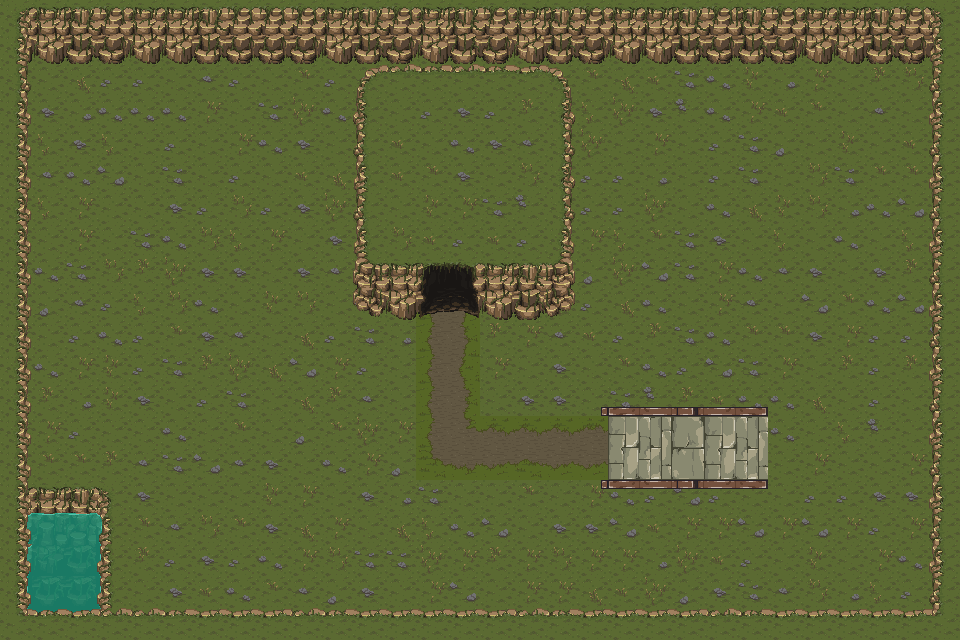

This game map was drawn from its Tiled (.tmx) file and the tilesets committed beside it. A one-line description and the trimmed map source follow:
An orthogonal 30x20 tile map with 32x32 px tiles, 2 tile layers (Ground, Buildings), 3 tilesets and 10 objects (2x SpawnPoint, Sensor, Teleport).

<map version="1.10" tiledversion="1.12.2" orientation="orthogonal" renderorder="right-down" width="30" height="20" tilewidth="32" tileheight="32" infinite="0" nextlayerid="8" nextobjectid="21">
 <tileset firstgid="1" source="tilesets/ancient_forest/ancient-forest-main.tsx" />
 <tileset firstgid="2647" source="tilesets/ancient_forest/old_tree1.tsx" />
 <tileset firstgid="2659" source="objects/objects.tsx" />
 <layer id="1" name="Ground" width="30" height="20">
  <data>[600 cells, 600 non-empty, 55 distinct tile ids]</data>
 </layer>
 <layer id="2" name="Buildings" width="30" height="20">
  <data>[600 cells, 181 non-empty, 68 distinct tile ids]</data>
 </layer>
 <objectgroup id="6" name="Objects">
  <object id="7" gid="2665" x="248.33" y="562.177" width="160" height="224" />
  <object id="8" gid="2666" x="73.9502" y="476.759" width="160" height="256" />
  <object id="9" gid="2666" x="691.94" y="337.401" width="160" height="256" />
  <object id="10" gid="2666" x="192.879" y="322.809" width="160" height="256" />
  <object id="13" gid="2666" x="765.632" y="584.014" width="160" height="256" />
  <object id="14" gid="2666" x="430.735" y="591.31" width="160" height="256" />
 </objectgroup>
 <objectgroup id="5" name="Triggers">
  <object id="20" name="TestSensor" type="Sensor" x="340" y="500" width="64" height="48">
   <properties>
    <property name="sensorType" propertytype="SensorType" value="GENERAL" />
   </properties>
  </object>
  <object id="1" name="Teleport" type="Teleport" x="432.667" y="275.333" width="34.6667" height="35.3333">
   <properties>
    <property name="targetMap" value="THIS" />
    <property name="targetSpawn" value="TeleportDestination" />
   </properties>
  </object>
  <object id="18" name="PlayerSpawn" type="SpawnPoint" x="302.248" y="561.672">
   <properties>
    <property name="spawnType" propertytype="SpawnType" value="PLAYER" />
   </properties>
   <point />
  </object>
  <object id="19" name="TeleportDestination" type="SpawnPoint" x="560" y="400">
   <properties>
    <property name="spawnType" propertytype="SpawnType" value="TELEPORT" />
   </properties>
   <point />
  </object>
 </objectgroup>
 <objectgroup id="7" name="Collisions" offsetx="-8.33333" offsety="-54" />
</map>
